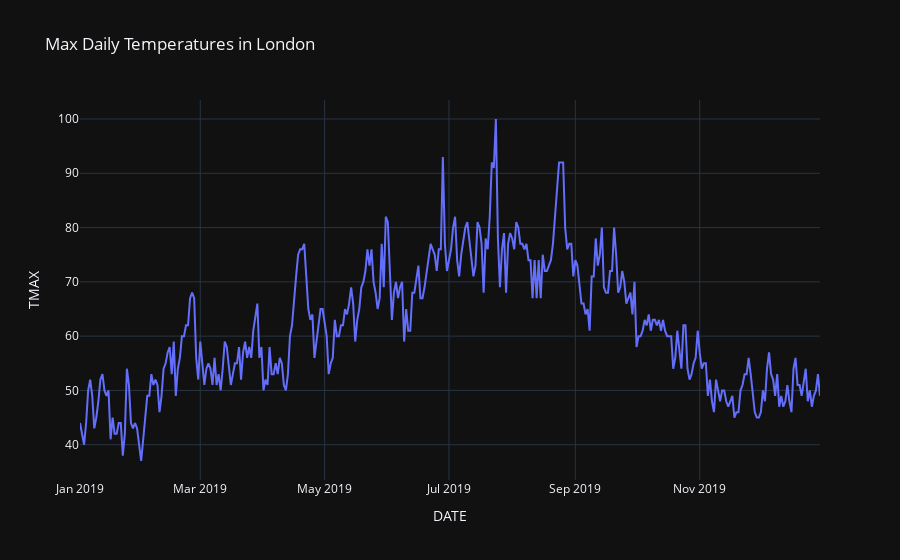

The code cell stored with this chart in its notebook:
### Markdown cell above
Below we show a plot of maximum daily temperatures in London.

### Code cell
import plotly.express as px
import pandas as pd

df2 = pd.read_csv('london.csv', parse_dates=['DATE'])
df2 = df2.dropna(axis=0, how='any')
fig = px.line(df2, x='DATE', y='TMAX', title='Max Daily Temperatures in London', template='plotly_dark')
fig.show()

### Figure 1 — Plotly figure (JSON) as saved in the notebook; plotly's stock layout.template omitted (floating-point values rounded to 4 significant figures; data arrays with more than 128 entries replaced by an {"elided": "..."} marker saying what was removed)
{"data": [{"hovertemplate": "DATE=%{x}<br>TMAX=%{y}<extra></extra>", "legendgroup": "", "line": {"color": "#636efa", "dash": "solid"}, "marker": {"symbol": "circle"}, "mode": "lines", "name": "", "orientation": "v", "showlegend": false, "type": "scatter", "x": {"elided": "364 str values"}, "xaxis": "x", "y": {"elided": "364 int values"}, "yaxis": "y"}], "layout": {"autosize": true, "legend": {"tracegroupgap": 0}, "title": {"text": "Max Daily Temperatures in London"}, "xaxis": {"anchor": "y", "autorange": true, "domain": [0, 1], "range": ["2019-01-01", "2019-12-30"], "title": {"text": "DATE"}, "type": "date"}, "yaxis": {"anchor": "x", "autorange": true, "domain": [0, 1], "range": [33.5, 103.5], "title": {"text": "TMAX"}, "type": "linear"}}}
